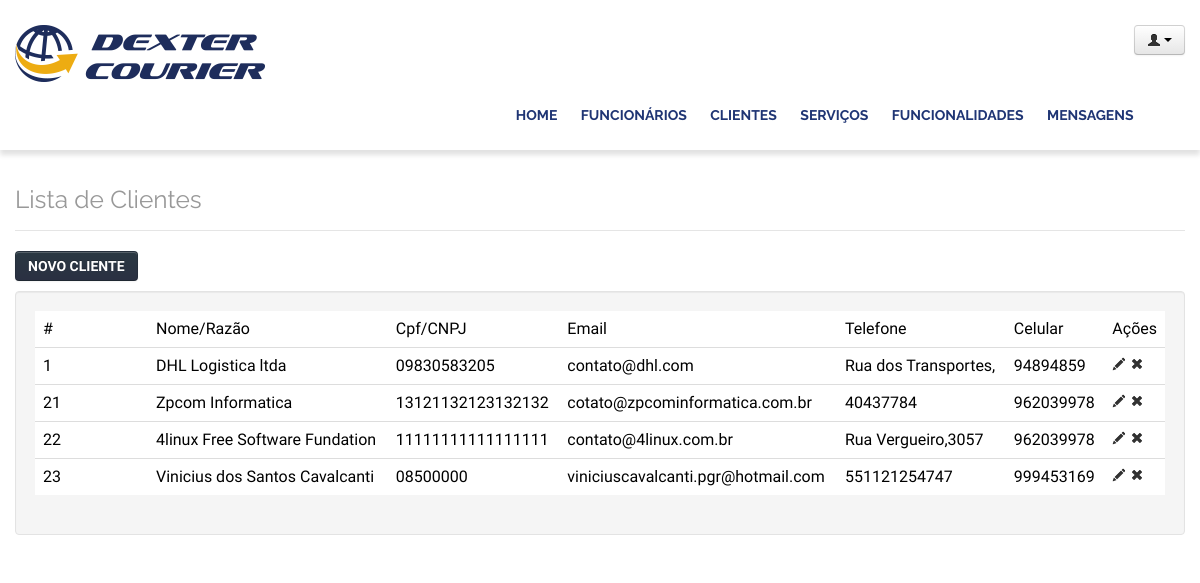
/lamp/admin/clientes.php (signed in), run on the app's committed database.
### tables this page shows
CREATE TABLE `clientes` (
  `id` int(11) NOT NULL AUTO_INCREMENT,
  `nome_razao` varchar(200) DEFAULT NULL,
  `cpf_cnpj` varchar(200) DEFAULT NULL,
  `email` varchar(200) DEFAULT NULL,
  `telefone` varchar(20) DEFAULT NULL,
  `celular` varchar(20) DEFAULT NULL,
  `cep` varchar(12) DEFAULT NULL,
  `endereco` varchar(200) DEFAULT NULL,
  `bairro` varchar(100) DEFAULT NULL,
  `cidade` varchar(100) DEFAULT NULL,
  `estado` varchar(100) DEFAULT NULL,
  `ip` varchar(20) DEFAULT NULL,
  PRIMARY KEY (`id`)
);

### lamp/include/banco.php (called while the page is built, shortened)
<?php
	function listar($tabela, $campos = "*", $onde=null, $filtro=null, $ordem=null, $limite=null){
                $sql = "select $campos from $tabela";
                $registros = [];
				$link = mysqli_connect ( 'localhost', 'admin', '4linux', 'dexter500') or die ("Cloud not connect to mysql");
                $query = mysqli_query( $link, $sql );
				while($registro = mysqli_fetch_array($query)){
                   $registros[] = $registro;
                }
                return $registros;
 }

### lamp/admin/clientes.php (the view, shortened to what this page needs)
    <header class="header">
           <?php require 'topo.php';require 'checkLogin.php'; ?>
    </header>
    <div class="container">
    <div class="row">
    <div class="span12" style="margin-top:20px">
        <legend class="title">
            <h3>Lista de Clientes</h3>
        </legend>
        <div class="btn-toolbar">
            <a href="incluirCliente.php">
                <button class="btn btn-primary">Novo Cliente</button>
            </a>
        </div>
        <div class="well">
            <table width="100%" class="table">
                <col style="width:10%">
                <thead>
                    <tr class="bold">
                        <td>#</td>
                        <td>Nome/Razão</td>
                        <td>Cpf/CNPJ</td>
                        <td>Email</td>
                        <td>Telefone</td>
                        <td>Celular</td>
                        <td style="width: 36px;">Ações</td>
                    </tr>
                    <?php
							$registros = listar('clientes','id,nome_razao,cpf_cnpj,email,telefone,celular');
							foreach( $registros as $registro ){
						?>
					     <tr class="bold">
                        <td><?php echo isset($registro['id']) ? $registro['id'] : ''; ?></td>
                        <td><?php echo isset($registro['nome_razao']) ? $registro['nome_razao'] : ''; ?></td>
                        <td><?php echo isset($registro['cpf_cnpj']) ? $registro['cpf_cnpj'] : ''; ?></td>
                        <td><?php echo isset($registro['email']) ? $registro['email'] : ''; ?></td>
                        <td><?php echo isset($registro['telefone']) ? $registro['telefone'] : ''; ?></td>
                        <td><?php echo isset($registro['celular']) ? $registro['celular'] : ''; ?></td>
                        <td style="width: 36px;">
			<a href="alterarCliente.php?id=<?php echo $registro['id'] ?>"><i class="icon-pencil"> </i></a>
			<a href="excluirCliente.php?id=<?php echo $registro['id'] ?>"><i class="icon-remove"> </i></a>
								</td>
                    </tr>
					  <?php
					    }
						?>
                </thead>
            </table>
        </div>
    </div>
</div>
</div>
</body>
</html>

### lamp/include/css/style.css (style rules this page uses)
body { margin: 0; padding: 0; background: #F5F5F5; color: #555; font-family: 'Open Sans', sans-serif; font-weight: 300; }
.container { width:980px; margin: 0 auto; display: block; }
.header { width: 100%; background-color: white; padding: 15px; overflow: hidden; box-sizing: border-box; -webkit-box-shadow: 0 5px 5px rgba(0,0,0,.12); -moz-box-shadow: 0 5px 5px rgba(0,0,0,.12); box-shadow: 0 5px 5px rgba(0,0,0,.12); }
.title { font-family: 'Raleway', sans-serif; }
.title h3 { font-weight: normal; color: #999; }
.btn { background-color: #1f3574; text-transform: uppercase; color: #fff; text-decoration: none; padding: 10px 25px; font-weight: 700; border:0; font-size: 1em; }

### data on the page
clientes: id "1", nome_razao "DHL Logistica ltda", cpf_cnpj "09830583205", email "contato@dhl.com", telefone "Rua dos Transportes,", celular "94894859"
clientes: id "21", nome_razao "Zpcom Informatica", cpf_cnpj "13121132123132132", email "cotato@zpcominformatica.com.br", telefone "40437784", celular "962039978"
clientes: id "22", nome_razao "4linux Free Software Fundation", cpf_cnpj "11111111111111111", email "contato@4linux.com.br", telefone "Rua Vergueiro,3057", celular "962039978"
clientes: id "23", nome_razao "Vinicius dos Santos Cavalcanti", cpf_cnpj "08500000", email "viniciuscavalcanti.pgr@hotmail.com", telefone "551121254747", celular "999453169"
